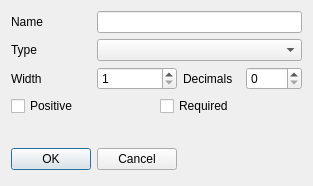
<?xml version="1.0" encoding="UTF-8"?>
<ui version="4.0">
 <class>eField</class>
 <widget class="QDialog" name="eField">
  <property name="geometry">
   <rect>
    <x>0</x>
    <y>0</y>
    <width>313</width>
    <height>186</height>
   </rect>
  </property>
  <property name="windowTitle">
   <string>Input field</string>
  </property>
  <layout class="QGridLayout">
   <item row="3" column="0" colspan="4">
    <layout class="QHBoxLayout">
     <item>
      <widget class="QCheckBox" name="ePositive">
       <property name="text">
        <string>Positive</string>
       </property>
      </widget>
     </item>
     <item>
      <widget class="QCheckBox" name="eNotNull">
       <property name="text">
        <string>Required</string>
       </property>
      </widget>
     </item>
    </layout>
   </item>
   <item row="1" column="1" colspan="3">
    <widget class="QComboBox" name="eType"/>
   </item>
   <item row="1" column="0">
    <widget class="QLabel" name="textLabel2">
     <property name="maximumSize">
      <size>
       <width>100</width>
       <height>32767</height>
      </size>
     </property>
     <property name="text">
      <string>Type</string>
     </property>
     <property name="wordWrap">
      <bool>false</bool>
     </property>
    </widget>
   </item>
   <item row="0" column="1" colspan="3">
    <widget class="QLineEdit" name="eName"/>
   </item>
   <item row="0" column="0">
    <widget class="QLabel" name="textLabel1">
     <property name="maximumSize">
      <size>
       <width>100</width>
       <height>32767</height>
      </size>
     </property>
     <property name="text">
      <string>Name</string>
     </property>
     <property name="wordWrap">
      <bool>false</bool>
     </property>
    </widget>
   </item>
   <item row="4" column="0">
    <spacer name="spacer4">
     <property name="orientation">
      <enum>Qt::Vertical</enum>
     </property>
     <property name="sizeType">
      <enum>QSizePolicy::Expanding</enum>
     </property>
     <property name="sizeHint" stdset="0">
      <size>
       <width>31</width>
       <height>16</height>
      </size>
     </property>
    </spacer>
   </item>
   <item row="5" column="0" colspan="2">
    <layout class="QHBoxLayout">
     <item>
      <widget class="QPushButton" name="pushButton1">
       <property name="text">
        <string>OK</string>
       </property>
       <property name="default">
        <bool>true</bool>
       </property>
      </widget>
     </item>
     <item>
      <widget class="QPushButton" name="pushButton2">
       <property name="text">
        <string>Cancel</string>
       </property>
      </widget>
     </item>
    </layout>
   </item>
   <item row="5" column="2" colspan="2">
    <spacer name="spacer2">
     <property name="orientation">
      <enum>Qt::Horizontal</enum>
     </property>
     <property name="sizeType">
      <enum>QSizePolicy::Expanding</enum>
     </property>
     <property name="sizeHint" stdset="0">
      <size>
       <width>91</width>
       <height>31</height>
      </size>
     </property>
    </spacer>
   </item>
   <item row="2" column="0">
    <widget class="QLabel" name="tWidth">
     <property name="maximumSize">
      <size>
       <width>100</width>
       <height>32767</height>
      </size>
     </property>
     <property name="text">
      <string>Width</string>
     </property>
     <property name="wordWrap">
      <bool>false</bool>
     </property>
    </widget>
   </item>
   <item row="2" column="1">
    <widget class="QSpinBox" name="eWidth">
     <property name="minimum">
      <number>1</number>
     </property>
     <property name="maximum">
      <number>254</number>
     </property>
    </widget>
   </item>
   <item row="2" column="2">
    <widget class="QLabel" name="tDec">
     <property name="maximumSize">
      <size>
       <width>100</width>
       <height>32767</height>
      </size>
     </property>
     <property name="text">
      <string>Decimals</string>
     </property>
     <property name="wordWrap">
      <bool>false</bool>
     </property>
    </widget>
   </item>
   <item row="2" column="3">
    <widget class="QSpinBox" name="eDec">
     <property name="maximum">
      <number>9</number>
     </property>
    </widget>
   </item>
  </layout>
 </widget>
 <layoutdefault spacing="6" margin="11"/>
 <pixmapfunction>qPixmapFromMimeSource</pixmapfunction>
 <includes>
  <include location="local">ananas.h</include>
  <include location="local">acfg.h</include>
  <include location="local">wfield.h</include>
 </includes>
 <resources/>
 <connections>
  <connection>
   <sender>pushButton1</sender>
   <signal>clicked()</signal>
   <receiver>eField</receiver>
   <slot>accept()</slot>
   <hints>
    <hint type="sourcelabel">
     <x>20</x>
     <y>20</y>
    </hint>
    <hint type="destinationlabel">
     <x>20</x>
     <y>20</y>
    </hint>
   </hints>
  </connection>
  <connection>
   <sender>pushButton2</sender>
   <signal>clicked()</signal>
   <receiver>eField</receiver>
   <slot>reject()</slot>
   <hints>
    <hint type="sourcelabel">
     <x>20</x>
     <y>20</y>
    </hint>
    <hint type="destinationlabel">
     <x>20</x>
     <y>20</y>
    </hint>
   </hints>
  </connection>
  <connection>
   <sender>eType</sender>
   <signal>activated(QString)</signal>
   <receiver>eField</receiver>
   <slot>typechanged(QString)</slot>
   <hints>
    <hint type="sourcelabel">
     <x>20</x>
     <y>20</y>
    </hint>
    <hint type="destinationlabel">
     <x>20</x>
     <y>20</y>
    </hint>
   </hints>
  </connection>
  <connection>
   <sender>eType</sender>
   <signal>activated(int)</signal>
   <receiver>eField</receiver>
   <slot>typeSelect(int)</slot>
   <hints>
    <hint type="sourcelabel">
     <x>20</x>
     <y>20</y>
    </hint>
    <hint type="destinationlabel">
     <x>20</x>
     <y>20</y>
    </hint>
   </hints>
  </connection>
 </connections>
</ui>
